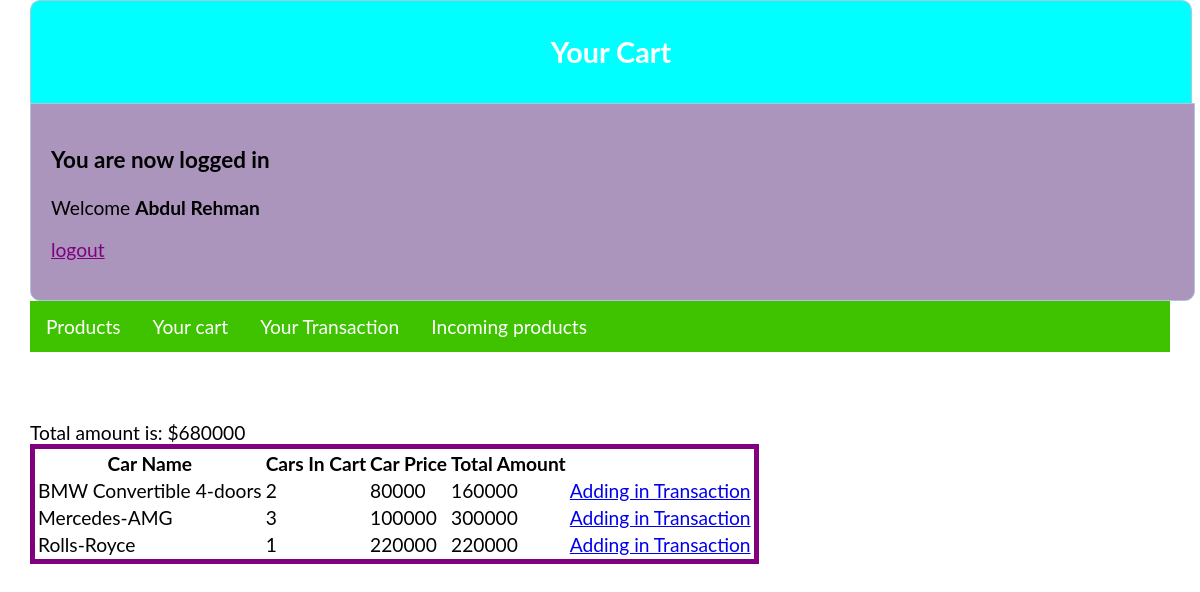
Screenshot of /seecart.php (signed in) with the database file from the repository.
### tables this page shows
CREATE TABLE IF NOT EXISTS `cart` (
  `email` varchar(50) NOT NULL,
  `compid` int(50) NOT NULL,
  `carno` int(10) NOT NULL,
  `qntty` int(10) NOT NULL,
  `totalamount` int(15) NOT NULL,
  `addingdate` timestamp NOT NULL DEFAULT CURRENT_TIMESTAMP,
  PRIMARY KEY (`email`,`compid`,`carno`),
  KEY `compid` (`compid`),
  KEY `carno` (`carno`)
);

CREATE TABLE IF NOT EXISTS `car` (
  `carno` int(10) NOT NULL,
  `model` varchar(50) NOT NULL,
  `carname` varchar(50) NOT NULL,
  `cprice` int(10) NOT NULL,
  `qntty` int(4) NOT NULL,
  `year` int(10) NOT NULL,
  `makeid` int(10) NOT NULL,
  PRIMARY KEY (`carno`)
);

### seecart.php (the view, shortened to what this page needs)
<?php include('server.php'); ?>
<!DOCTYPE html>
<html>
<head>
	<link rel="stylesheet" type="text/css" href="css/product.css">
</head>
<body>
<div class="header">
	<h2>Your Cart</h2>
</div>
<div class="content">
  	<?php if (isset($_SESSION['success'])) : ?>
      <div class="error success" >
      	<h3>
          <?php
          	echo $_SESSION['success'];
          ?>
      	</h3>
      </div>
  	<?php endif ?>
    <?php  if (isset($_SESSION['username'])) : ?>
    	<p>Welcome <strong><?php echo $_SESSION['username']; ?></strong></p>
    	<p> <a href="index.php?logout='1'" style="color: purple;">logout</a> </p>
    <?php endif ?>
</div>
          <?php
              include_once('menu.php');
          ?>
          <?php
          $email = $_SESSION['email'];
          $query = "SELECT carname, cart.qntty, cprice, totalamount from cart, car where car.carno = cart.carno and email = '$email'";
          $data = mysqli_query($db,$query);
          $actualamount = 0;
          ?>
          <table style=" border:5px solid purple">
            <tr>
              <th>Car Name</th>
              <th>Cars In Cart</th>
              <th>Car Price</th>
              <th>Total Amount</th>
            </tr>
          <?php
          while ($results = mysqli_fetch_assoc($data)) {
            ?>
            <tr>
              <td><?php echo $results['carname']; ?></td>
              <td><?php echo $results['qntty']; ?></td>
              <td><?php echo $results['cprice']; ?></td>
              <td><?php echo $results['totalamount']; ?></td>
              <td><a type="submit" class="btn" href="transaction.php?carno= <?php echo $results['carno']?>">Adding in Transaction</a></td>
            </tr>
            <?php
            $actualamount = $actualamount+$results['totalamount'];
          }
          echo "<br/><br/><br/>Total amount is:  $".$actualamount;
          ?>
        </table>
</body>
</html>

### css/product.css (style rules this page uses)
body { font-size: 120%; background: #FFFFFF; }
.header { width: 100%; margin: 0px auto 0px; color: white; background: #00FFFF; text-align: center; border: 1px solid #B0C4De; border-bottom: none; border-radius: 10px 10px 0px 0px; padding: 10px; }
.content { width: 98.5%; padding: 20px; border: 1px solid #B0C4DE; background: #AB95BC; border-radius: 0px 0px 10px 10px; }
body { padding: 0 15px; margin: 0 15px; font-family: lato, sans-serif, arial; }

### rows the page displays
cart: carno.carname "BMW Convertible 4-doors", qntty "2", carno.cprice "80000", totalamount "160000"
cart: carno.carname "Mercedes-AMG", qntty "3", carno.cprice "100000", totalamount "300000"
cart: carno.carname "Rolls-Royce", qntty "1", carno.cprice "220000", totalamount "220000"

### other values shown
$_SESSION['success'] "You are now logged in"
$_SESSION['username'] "Abdul Rehman"
